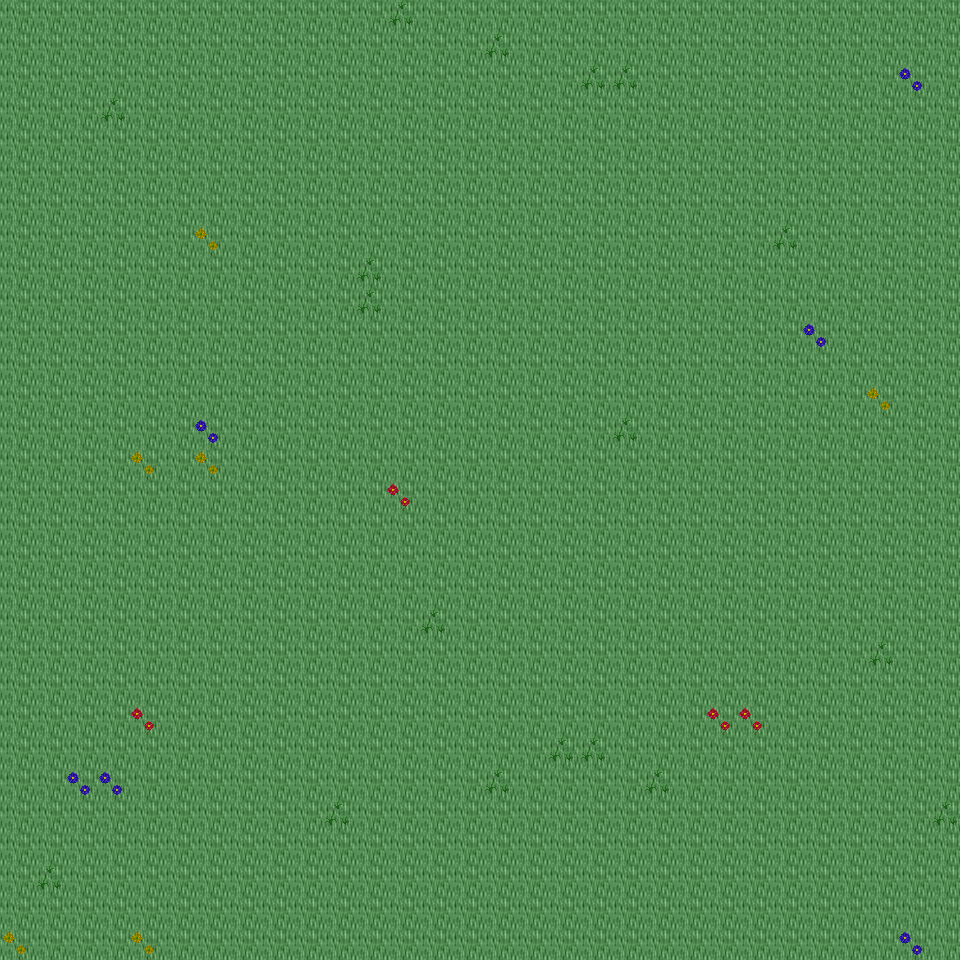

This is a level from a 2D game, rendered from its Tiled map with the project's own tilesets. A one-line summary and the map file follow, with tile-layer data summarised:
An orthogonal 30x30 tile map with 32x32 px tiles, 6 tile layers (Ground, Object, Object2, Above, ...), 16 tilesets and 4 objects (4x mapExit).

<map version="1.0" orientation="orthogonal" renderorder="right-down" width="30" height="30" tilewidth="32" tileheight="32" nextobjectid="5">
  <tileset firstgid="1" name="tileset_ground_ground" tilewidth="32" tileheight="32" tilecount="33" columns="3">
    <image source="../drawable/tileset_ground_ground.png" width="96" height="352" />
  </tileset>
  <tileset firstgid="34" name="tileset_ground_ridge_earth_dark" tilewidth="32" tileheight="32" tilecount="96" columns="12">
    <image source="../drawable/tileset_ground_ridge_earth_dark.png" width="384" height="256" />
  </tileset>
  <tileset firstgid="130" name="tileset_ground_earth_edges" tilewidth="32" tileheight="32" tilecount="18" columns="6">
    <image source="../drawable/tileset_ground_earth_edges.png" width="192" height="96" />
  </tileset>
  <tileset firstgid="148" name="tileset_ground_rock_pebbles" tilewidth="32" tileheight="32" tilecount="3" columns="1">
    <image source="../drawable/tileset_ground_rock_pebbles.png" width="32" height="96" />
  </tileset>
  <tileset firstgid="151" name="tileset_plant_grasses" tilewidth="32" tileheight="32" tilecount="6" columns="3">
    <image source="../drawable/tileset_plant_grasses.png" width="96" height="64" />
  </tileset>
  <tileset firstgid="157" name="tileset_plant_flower_daisy_white" tilewidth="32" tileheight="32" tilecount="8" columns="2">
    <image source="../drawable/tileset_plant_flower_daisy_white.png" width="64" height="128" />
  </tileset>
  <tileset firstgid="165" name="tileset_plant_flower_daisy_blue" tilewidth="32" tileheight="32" tilecount="8" columns="2">
    <image source="../drawable/tileset_plant_flower_daisy_blue.png" width="64" height="128" />
  </tileset>
  <tileset firstgid="173" name="tileset_plant_flower_daisy_red" tilewidth="32" tileheight="32" tilecount="8" columns="2">
    <image source="../drawable/tileset_plant_flower_daisy_red.png" width="64" height="128" />
  </tileset>
  <tileset firstgid="181" name="tileset_plant_flower_daisy_yellow" tilewidth="32" tileheight="32" tilecount="8" columns="2">
    <image source="../drawable/tileset_plant_flower_daisy_yellow.png" width="64" height="128" />
  </tileset>
  <tileset firstgid="189" name="tileset_plant_tree_tree_green" tilewidth="32" tileheight="32" tilecount="80" columns="8">
    <image source="../drawable/tileset_plant_tree_tree_green.png" width="256" height="352" />
  </tileset>
  <tileset firstgid="269" name="tileset_logic_portal" tilewidth="32" tileheight="32" tilecount="24" columns="8">
    <image source="../drawable/tileset_logic_portal.png" width="256" height="96" />
  </tileset>
  <tileset firstgid="293" name="tileset_logic_collision" tilewidth="32" tileheight="32" tilecount="1" columns="1">
    <image source="../drawable/tileset_logic_collision.png" width="32" height="32" />
  </tileset>
  <tileset firstgid="294" name="tileset_furniture_chair_bench_wooden" tilewidth="32" tileheight="32" tilecount="8" columns="2">
    <image source="../drawable/tileset_furniture_chair_bench_wooden.png" width="64" height="128" />
  </tileset>
  <tileset firstgid="302" name="tileset_plant_stump_int_small_stump_2" tilewidth="32" tileheight="32" tilecount="1" columns="1">
    <image source="../drawable/tileset_plant_stump_int_small_stump_2.png" width="32" height="32" />
  </tileset>
  <tileset firstgid="303" name="tileset_object_well_hoist" tilewidth="32" tileheight="32" tilecount="9" columns="3">
    <image source="../drawable/tileset_object_well_hoist.png" width="96" height="96" />
  </tileset>
  <tileset firstgid="312" name="tileset_logic_creature_mutant" tilewidth="32" tileheight="32" tilecount="7" columns="7">
    <image source="../drawable/tileset_logic_creature_mutant.png" width="224" height="32" />
  </tileset>
  <layer name="Ground" width="30" height="30">
    <data>[900 cells, 900 non-empty, 1 distinct tile ids]</data>
  </layer>
  <layer name="Object" width="30" height="30">
    <data>[900 cells, 34 non-empty, 4 distinct tile ids]</data>
  </layer>
  <layer name="Object2" width="30" height="30">
    <data>[900 cells, 0 non-empty, 0 distinct tile ids]</data>
  </layer>
  <layer name="Above" width="30" height="30">
    <data>[900 cells, 0 non-empty, 0 distinct tile ids]</data>
  </layer>
  <layer name="Above2" width="30" height="30">
    <data>[900 cells, 0 non-empty, 0 distinct tile ids]</data>
  </layer>
  <layer name="Walkable" width="30" height="30">
    <data>[900 cells, 0 non-empty, 0 distinct tile ids]</data>
  </layer>
  <objectgroup name="MapEvents">
    <object id="1" name="north" type="mapExit" x="0" y="0" width="960" height="32">
      <properties>
        <property name="map" value="level_0_x88_y44" />
        <property name="x" value="0" />
        <property name="y" value="28" />
      </properties>
    </object>
    <object id="2" name="south" type="mapExit" x="0" y="928" width="960" height="32">
      <properties>
        <property name="map" value="level_0_x88_y46" />
        <property name="x" value="0" />
        <property name="y" value="1" />
      </properties>
    </object>
    <object id="3" name="west" type="mapExit" x="0" y="0" width="32" height="960">
      <properties>
        <property name="map" value="level_0_x87_y45" />
        <property name="x" value="28" />
        <property name="y" value="0" />
      </properties>
    </object>
    <object id="4" name="east" type="mapExit" x="928" y="0" width="32" height="960">
      <properties>
        <property name="map" value="level_0_x89_y45" />
        <property name="x" value="1" />
        <property name="y" value="0" />
      </properties>
    </object>
  </objectgroup>
</map>
